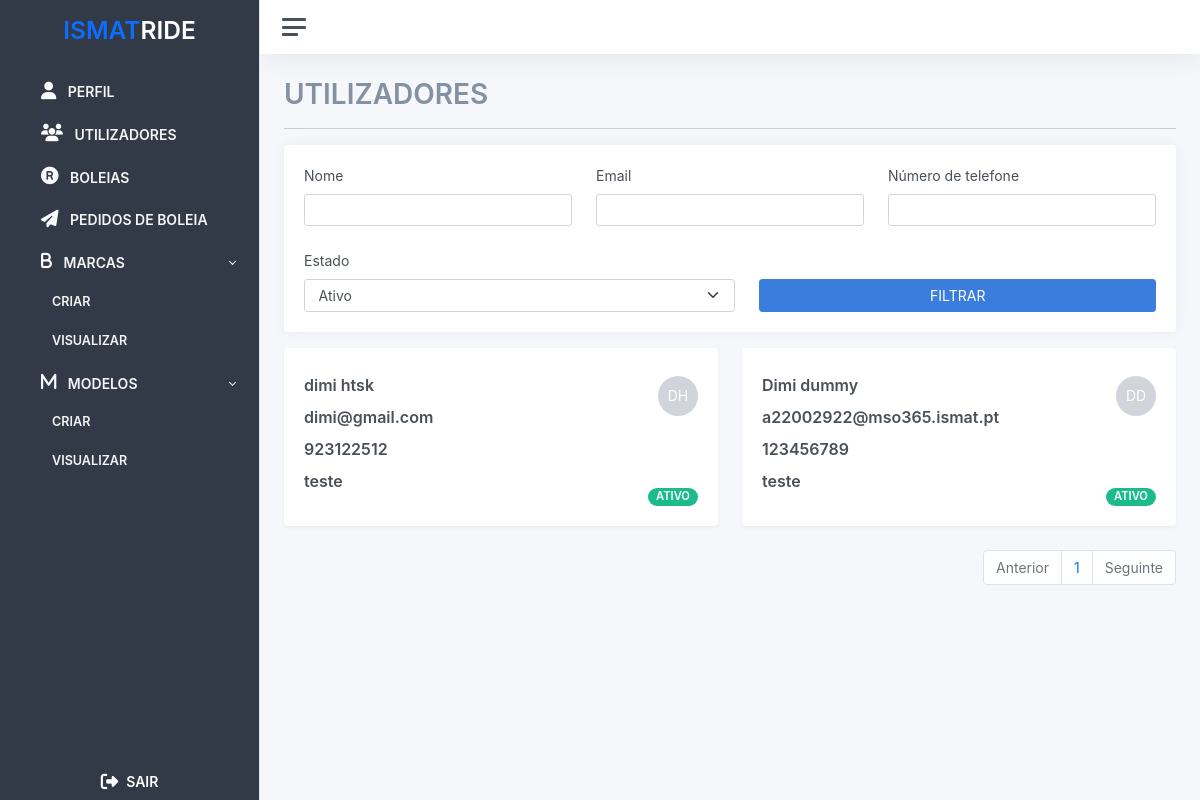
The app's page /admin/users/list (signed in) with its own data.
### src/users/users.py (models this page shows)
class User(db.Model, UserMixin):
	id = db.Column(db.Integer, primary_key=True)
	email = db.Column(db.String(255), unique=True)
	password = db.Column(db.Unicode(80))
	username = db.Column(db.String(50))
	status = db.Column(db.String(20))
	first_name = db.Column(db.String(100))
	last_name = db.Column(db.String(100))
	student_number = db.Column(db.String(50))
	phone_number = db.Column(db.String(100))
	type = db.Column(db.String(20))
	def get_full_name(self):
		return self.first_name + " " + self.last_name
	def get_initials(self):
		first_name_initial = str.upper(self.first_name[0])
		last_name_initial = str.upper(self.last_name[0])
		return f'{first_name_initial}{last_name_initial}'

### src/admin/routes.py (the view)
@admin_bp.route('/users/list', methods = [ 'GET' ])
@login_required
@admin_required
def list_users():
    page = request.args.get('page', 1, type=int)
    query = User.query.filter(User.type == "Student")
    if request.args.get("name"):
        query = query.filter(or_(
            User.first_name.contains(request.args.get("name")),
            User.last_name.contains(request.args.get("name"))
            ))
    if request.args.get("email"):
        query = query.filter(
            User.email.contains(request.args.get("email")))
    if request.args.get("number"):
        query = query.filter(
            User.phone_number.contains(request.args.get("number")))
    if request.args.get("status"):
        query = query.filter(User.status == request.args.get("status"))
    query = query.paginate(page=page, per_page=ITEMS_PER_PAGE)
    response = {'items': list(), 'iter_pages': query.iter_pages, 'page': page, 'pages': query.pages, 'next_num': query.next_num}
    user_list_dto = list()
    for user in query:
        user_list_dto.append(
            UserListDto(user.id, user.get_full_name(), user.email, user.username, user.first_name, user.last_name, user.phone_number, "teste", user.status, user.get_initials())
        )
    response['items'] = user_list_dto
    if user_list_dto.__len__() == 0:
        return(render_template("admin/no_data.html"))
    return render_template('admin/users.html', user_list=response)

### src/extensions.py (called while the page is built)
def admin_required(f):
    @wraps(f)
    def decorated_function(*args, **kwargs):
        if current_user.type != 'Admin':
            return redirect(url_for('rides.list_rides'))
        return f(*args, **kwargs)
    return decorated_function

### src/templates/admin/users.html (shortened to what this page needs)
{% extends 'base/base.html' %}  {% block container_title %} UTILIZADORES {% endblock container_title %} {%
block filters%}
<form action="{{ url_for('admin.list_users') }}" method="get">
  <div class="card mb-3">
    <div class="card-body">
      <div
        class="d-flex flex-row flex-wrap gap-4 justify-content-center align-items-end justify-content-sm-start"
      >
        <div class="flex-fill">
          <label class="form-label secondary-secondary-text-color">Nome</label>
          <input
            type="text"
            value="{{ request.args.get('name') or ''}}"
            name="name"
            class="form-control"
          />
        </div>
        <div class="flex-fill">
          <label class="form-label secondary-secondary-text-color">Email</label>
          <input
            type="text"
            value="{{ request.args.get('email') or ''}}"
            name="email"
            class="form-control"
          />
        </div>
        <div class="flex-fill">
          <label class="form-label secondary-secondary-text-color"
            >Número de telefone</label
          >
          <input
            type="text"
            value="{{ request.args.get('number') or ''}}"
            name="number"
            class="form-control"
          />
        </div>
        <div class="flex-fill">
          <label class="form-label secondary-secondary-text-color"
            >Estado</label
          >
          <select name="status" class="form-select">
            <option id="Active" value="Active">Ativo</option>
          </select>
        </div>
        <div class="flex-fill justify-content-center">
          <button class="btn btn-primary flex-fill w-100" type="submit">
            FILTRAR
          </button>
        </div>
      </div>
    </div>
  </div>
</form>
{% endblock filters %}{%block content %}
<div class="row justify-content-start">
  {% for user in user_list['items'] %}
  <div class="col-12 col-md-6 col-lg-6">
    <div class="card shadow">
      <div
        class="card-body"
        type="button"
        data-bs-toggle="modal"
        data-bs-target="#update{{user.username}}"
      >
        <div class="row align-items-center justify-content-md-center">
          <div class="col-12 col-sm-8 col-md-12 col-lg-12 col-xl-8">
            <div class="row align-items-center mb-2">
              <div class="col">
                <span class="fw-bold font-16px">{{ user.full_name }}</span>
              </div>
            </div>
            <div class="row align-items-center mb-2">
              <div class="col-12">
                <span class="font-16px fw-bold">{{ user.email }}</span>
              </div>
            </div>
            <div class="row align-items-center mb-2">
              <div class="col-12">
                <span class="font-16px fw-bold">{{ user.phone_number }}</span>
              </div>
            </div>
            <div class="row align-items-center mb-2">
              <div class="col-12">
                <span class="font-16px fw-bold">{{ user.student_number }}</span>
              </div>
            </div>
          </div>
          <div class="col-12 col-sm-4 col-md-12 col-lg-12 col-xl-4 mt-2">
            <div class="row">
              <div
                class="col-12 mb-lg-3 mb-xl-6 mb-3 mb-md-3 mb-sm-6 d-flex justify-content-sm-end justify-content-md-start justify-content-lg-start justify-content-xl-end"
              >
                <div class="initial-avatar text-end">{{user.initials}}</div>
              </div>
              <div
                class="col-12 d-flex justify-content-sm-end justify-content-md-start justify-content-lg-start justify-content-xl-end"
              >
                {% if user.status == 'Active' %}
                <span class="badge rounded-pill bg-success font-14px ps-2 pe-2"
                  >ATIVO</span
                >
                {% endif %}
              </div>
            </div>
          </div>
        </div>
      </div>
    </div>
  </div>
  {% endfor %}
  <div
    class="d-flex align-items-center justify-content-center justify-content-md-end"
  >
    <ul class="pagination">
      <li class="page-item {% if user_list.page == 1 %}disabled{% endif %}">
        <a
          class="page-link"
          href="{{ url_for('admin.list_users', page=user_list.prev_num) }}"
          tabindex="-1"
          >Anterior</a
        >
      </li>
      {% for page_num in user_list.iter_pages(left_edge=1, right_edge=1,
      left_current=1, right_current=2) %} {% if page_num %} {% if user_list.page
      == page_num %}
      <li class="page-item">
        <a
          href="{{ url_for('admin.list_users', page=page_num) }}"
          class="page-link"
        >
          {{ page_num }}
        </a>
      </li>
      {% endif %} {% else %} ... {% endif %} {% endfor %}
      <li
        class="page-item {% if user_list.page == user_list.pages %}disabled{% endif %}"
      >
        <a
          class="page-link"
          href="{{ url_for('admin.list_users', page=user_list.next_num) }}"
          tabindex="-1"
          >Seguinte</a
        >
      </li>
    </ul>
  </div>
</div>
{% endblock content %}

### src/static/styles/backoffice/global.css (style rules this page uses)
.initial-avatar { align-items: center; display: flex; justify-content: center; background-color: #d1d5db; color: #fff; border-radius: 50%; height: 2.5rem; width: 2.5rem; }
.font-16px { font-size: 16px; }
a { text-decoration: none !important; }
.pagination { display: flex; padding-left: 0; list-style: none; border-radius: 0.25rem; }
.page-link { position: relative; display: block; padding: 0.5rem 0.75rem; margin-left: -1px; line-height: 1.25; color: #0d6efd; background-color: #fff; border: 1px solid #dee2e6; }
.page-link:not(:disabled):not(.disabled) { cursor: pointer; }
.page-item:first-child .page-link { margin-left: 0; border-top-left-radius: 0.25rem; border-bottom-left-radius: 0.25rem; }
.page-item:last-child .page-link { border-top-right-radius: 0.25rem; border-bottom-right-radius: 0.25rem; }
.page-item.disabled .page-link { color: #6c757d; pointer-events: none; cursor: auto; background-color: #fff; border-color: #dee2e6; }

### records on screen
User: full_name "dimi htsk", email "dimi@gmail.com", phone_number "923122512", student_number "teste", initials "DH", status "ATIVO"
User: full_name "Dimi dummy", email "a22002922@mso365.ismat.pt", phone_number "123456789", student_number "teste", initials "DD", status "ATIVO"

### other values on screen
{{ page_num }} "1"
